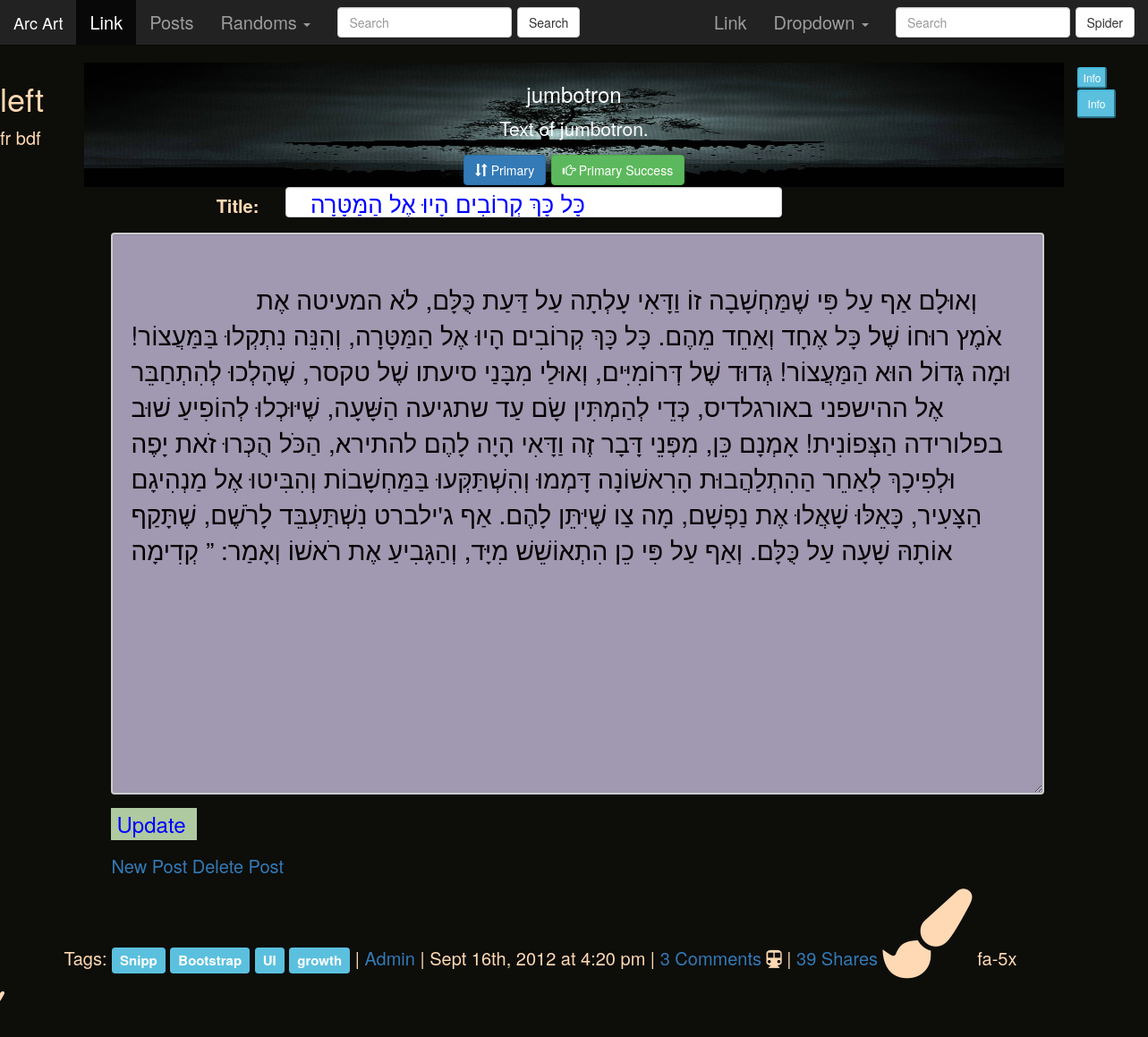
The page /viewPost.php?id=3 on the database its author committed.
### tables this page shows
CREATE TABLE `posts` (
  `id` int(10) UNSIGNED NOT NULL,
  `title` varchar(50) DEFAULT NULL,
  `body` longtext NOT NULL,
  `createdDate` datetime NOT NULL DEFAULT '0000-00-00 00:00:00'
);

### classes/DB.php (called while the page is built, shortened)
<?php
class DB {
 private static function connect() {
  try {
	$hostdb = 'mysql:host='. DB_HOST  .';';
    $hostdb = $hostdb . 'dbname=' . DB_NAME.';charset=utf8';
    $pdo = new PDO( $hostdb, DB_USER, DB_PASS);
    $pdo->setAttribute(PDO::ATTR_ERRMODE, PDO::ERRMODE_EXCEPTION);
    return $pdo;
	}
  catch (PDOException $e){
    	exit ("<b>Error in function connect: </b>".$e->getMessage());
	}
 }
  public static function query($query, $params = array()) {
    try {
   $statement = self::connect()->prepare($query);
	 $statement->execute($params);
     if (explode(' ', $query)[0] == 'SELECT') {
        $data = $statement->fetchAll();
        return $data;
     }
	}
	catch (PDOException $e){
    	exit ("<b>Error in function query: </b>".$e->getMessage());
	}
  }
}
?>

### viewPost.php (the view, shortened to what this page needs)
<?php
  include('classes/DB.php');
  include('left.php');
  include('jumbotron.php');
if (isset($_GET['id'])) {
 	$sql='SELECT  id,title, body,createdDate
    FROM    posts
	WHERE id = '.$_GET['id'];
    $post  =  DB::query($sql,array());
   }
 ?>
<div class="container">
 <form class="form-horizontal" role="form" action="updatePost.php"  method="post">
    <div class="form-group">
      <label for="name1" class="col-sm-2 control-label">Title:</label>
      <div class="col-sm-6">
        <input style="font-size:26px;color:blue;"
		       type="text" class="form-control inputstl" name="title"
               value=" <?php echo $post[0]["title"];  ; ?>">
      </div>
  </div>
 <div class="form-group">
   <div class="col-sm-11">
       <textarea   class="form-control inputstl"    rows="15"        name="body"
		 style=
		   "color: #000000;
		    font-size:28px;
	    	padding: 12px 20px;
            box-sizing: border-box;
            border: 2px solid #ccc;
            border-radius: 4px;
            background-color: #a198b1;"
		value="  <?php echo $post[0]["body"];?> ">
		 <?php echo $post[0]["body"];?>
	   </textarea>
   </div>
 </div>
  <div class="form-group">
  <div class="col-sm-offset-0 col-sm-2">
    <input type="submit" style="font-face: 'Comic Sans MS'; font-size: larger; color:Blue; background-color: #aFcaa0; border: 2pt black" value="Update ">
   </div>
  </div>
 </form>
<p>
   <a href="newPost.php"> New Post</a>
   <a href="delpost.php?id=<?php echo $post[0]["id"];?>"> Delete Post</a>
</p>
</div>
  <?php  include('right.php'); ?>

### css/custom.css (style rules this page uses)
body { padding-top: 70px; padding-bottom: 50px; font-size: 20px; }
body { background-color: #0d0d09; COLOR: #ffd9b3 }

### rows shown on the page
posts: title "כָּל כָּךְ קְרוֹבִים הָיוּ אֶל הַמַּטָּרָה", body "וְאוּלָם אַף עַל פִּי שֶׁמַּחְשָׁבָה זוֹ וַדָּאִי עָלְתָה עַל דַּעַת כֻּלָּם, לֹא המעיטה אֶת אֹמֶץ רוּחוֹ שֶׁל כָּל אֶחָד וְאַחֵד מֵהֶם. כָּל כָּךְ קְרוֹבִים הָיוּ אֶל הַמַּטָּרָה, וְהִנֵּה נִתְקְלוּ בַּמַּעֲצוֹר! וּמָה גָּדוֹל הוּא הַמַּעֲצוֹר! גְּדוּד שֶׁל דְּרוֹמִיִּים, וְאוּלַי מִבָּנַי סיעתו שֶׁל טקסר, שֶׁהָלְכוּ לְהִתְחַבֵּר אֶל ההישפני באורגלדיס, כְּדֵי לְהַמְתִּין שָׂם עַד שתגיעה הַשָּׁעָה, שֶׁיּוּכְלוּ לְהוֹפִיעַ שׁוּב בפלורידה הַצְּפוֹנִית! אָמְנָם כֵּן, מִפְּנֵי דָּבָר זֶה וַדָּאִי הָיָה לָהֶם להתירא, הַכֹּל הֻכְּרוּ זֹאת יָפֶה וּלְפִיכָךְ לְאַחֵר הַהִתְלַהֲבוּת הָרִאשׁוֹנָה דָּמְמוּ וְהִשְׁתַּקְּעוּ בַּמַּחְשָׁבוֹת וְהִבִּיטוּ אֶל מַנְהִיגָם הַצָּעִיר, כָּאֵלּוּ שָׁאֲלוּ אֶת…"
